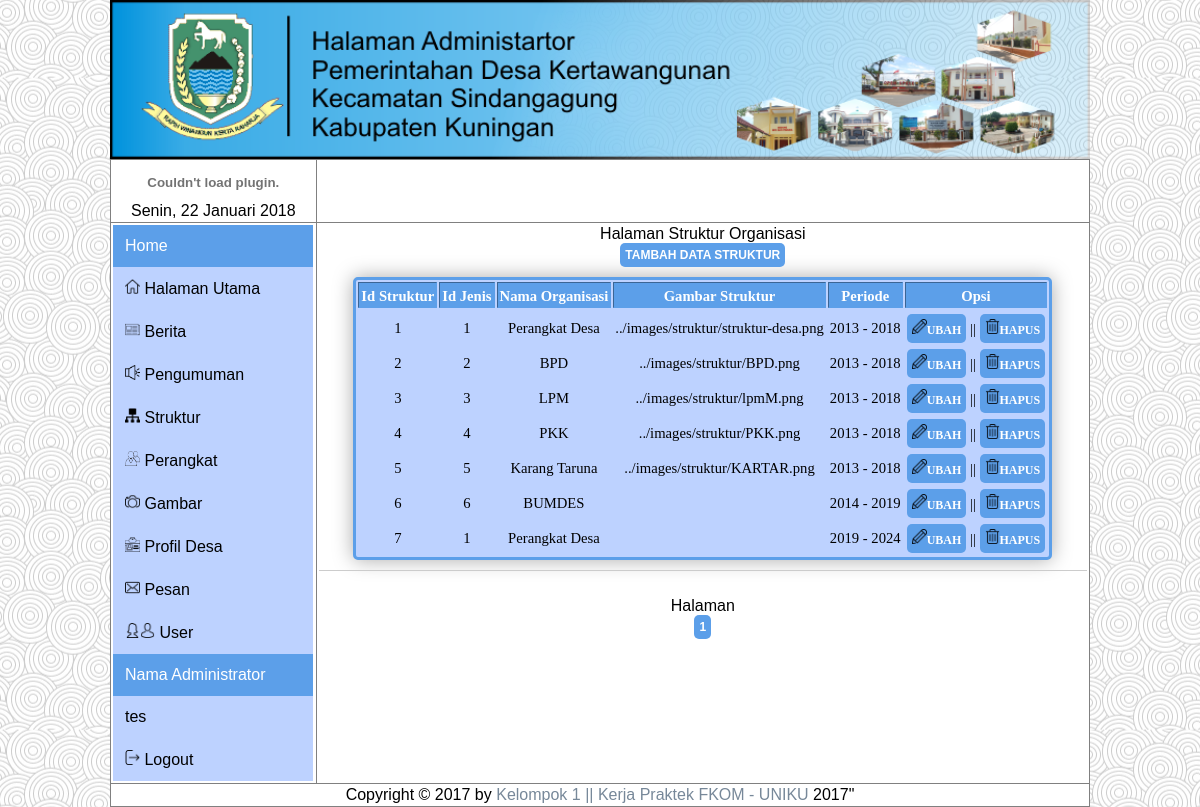
Screenshot of /administrator/admin.php?n=struktur&page=1 (signed in) with the database file from the repository.
### tables this page shows
CREATE TABLE `struktur_organisasi` (
  `id_struktur` int(2) NOT NULL,
  `id_jenis` int(1) NOT NULL,
  `nama_organisasi` varchar(25) NOT NULL,
  `gambar_struktur` text NOT NULL,
  `periode` year(4) NOT NULL
);

CREATE TABLE `jenis_organisasi` (
  `id_jenis` int(1) NOT NULL,
  `nama_organisasi` varchar(25) NOT NULL
);

### administrator/struktur/struktur.php (the view, shortened to what this page needs)
<!DOCTYPE html>
<html>
	<head>
	</head>
	<body>
		Halaman Struktur Organisasi
		<br>
		<a href="admin.php?n=tambah_struktur" title="Tambah Data Struktur" class="button">Tambah Data Struktur</a>
		<table border="1" id="theTable">
			<tr>
				<th>Id Struktur</th>
				<th>Id Jenis</th>
				<th>Nama Organisasi</th>
				<th>Gambar Struktur</th>
				<th>Periode</th>
				<th>Opsi</th>
			</tr>
			<tr>
			<?php
				$page=$_GET['page'];
				if($page==""||$page==10){
						$page2=0;
				}else{
						$page2=($page*10)-10;
				}
				$data = mysql_query("select * from struktur_organisasi, jenis_organisasi where struktur_organisasi.id_jenis = jenis_organisasi.id_jenis limit $page2,10 ");
				while ($organisasi = mysql_fetch_array ($data)) {
					$prd = $organisasi['periode']+5;
					echo "<tr>
					<td>$organisasi[id_struktur]</td>
					<td>$organisasi[id_jenis]</td>
					<td>$organisasi[nama_organisasi]</td>
					<td>$organisasi[gambar_struktur]</td>
					<td>$organisasi[periode] - $prd</td>
					<td><a href='admin.php?n=ubah_struktur&id_struktur=$organisasi[id_struktur]'id='button2'><img src='../asset/icon/edit.png' width='15px' height='15px'>Ubah</a>
					|| <a href='admin.php?n=hapus_struktur&id_struktur=$organisasi[id_struktur]'" ;?> onClick="return confirm('Apakah data ini akan dihapus ?')" <?php echo "title='Hapus Data' id='button2'><img src='../asset/icon/garbage.png' width='15px' height='15px'>Hapus</a>
					</td>
					</tr>
					 ";
				}
				?>
			</tr>
		</table>
		<hr>Halaman <br>
		<?php
		$query= mysql_query("select * from isi_berita where id_kategori='2' ");
		$row = mysql_num_rows($query);
		$a=$row/10;
		$a=ceil($a);
		for($b=1; $b<=$a; $b++){
			?>
				<a href="admin.php?n=struktur&page=<?php echo $b; ?>" id="button2" "><?php echo $b; ?></a>
			<?php
		}
		?>
	</body>
</html>

### asset/style.css (style rules this page uses)
body { color: #666666; background-color: #F5F5F5 ; background-image: url(images/background.jpg); background-position: center; font-family: arial; line-height: 1.4em; margin: 0px; }
a { color: #778899 ; text-decoration: none; }
hr { border:none; border-top:1px solid #CCCCCC; height:1px; margin-bottom:25px; margin-top:10px; }
* { margin: 0; padding: 0; }
img { max-width: 100%; }
.button { background-color: #5c9fe9; border-radius: 5px 5px 5px 5px; color: #fff; display: inline-block; font-size: 12px; font-weight: bold; padding: 5px 5px; text-decoration: none; text-transform: uppercase; margin-bottom:10px; position:center; }
#button2 { background-color: #5c9fe9; border-radius: 5px 5px 5px 5px; color: #fff; display: inline-block; font-size: 12px; font-weight: bold; padding: 5px 5px; text-decoration: none; text-transform: uppercase; margin-bottom:0; }
#theTable { background:#BDD2FF; font-size:10px; width:auto; text-align:center; border:3px solid #5c9fe9; -moz-border-radius: 5px 5px 5px 5px; -webkit-border-radius: 5px 5px 5px 5px; border-radius: 5px 5px 5px 5px; -moz-box-shadow:0px 0px 20px #aaa; -webkit-box-shadow:0px 0px 20px #aaa; box-shadow:0px 0px 20spx #aaa; }
#theTable th,td { color: #000; padding-left : 2px; padding-right : 2px; padding-top : 2px; padding-bottom : 2px; }
#theTable th { background-color:#5c9fe9; color:#FFF; text-align:center; font: 11pt calibri; font-weight:bold; height:20px; padding-top:5px; }
#theTable td { border:0px solid #5c9fe9; font:normal 11pt calibri; }
#tabel2 th,td { color: #000; padding-left : 2px; padding-right : 2px; padding-top : 2px; padding-bottom : 2px; }

### rows the page displays
struktur_organisasi: id_struktur "1", id_jenis.id_jenis "1", id_jenis.nama_organisasi "Perangkat Desa", gambar_struktur "../images/struktur/struktur-desa.png", periode "2013", periode "2018"
struktur_organisasi: id_struktur "2", id_jenis.id_jenis "2", id_jenis.nama_organisasi "BPD", gambar_struktur "../images/struktur/BPD.png", periode "2013", periode "2018"
struktur_organisasi: id_struktur "3", id_jenis.id_jenis "3", id_jenis.nama_organisasi "LPM", gambar_struktur "../images/struktur/lpmM.png", periode "2013", periode "2018"
struktur_organisasi: id_struktur "4", id_jenis.id_jenis "4", id_jenis.nama_organisasi "PKK", gambar_struktur "../images/struktur/PKK.png", periode "2013", periode "2018"
struktur_organisasi: id_struktur "5", id_jenis.id_jenis "5", id_jenis.nama_organisasi "Karang Taruna", gambar_struktur "../images/struktur/KARTAR.png", periode "2013", periode "2018"
struktur_organisasi: id_struktur "6", id_jenis.id_jenis "6", id_jenis.nama_organisasi "BUMDES", periode "2014", periode "2019"
struktur_organisasi: id_struktur "7", id_jenis.id_jenis "1", id_jenis.nama_organisasi "Perangkat Desa", periode "2019", periode "2024"

### other values shown
$_SESSION['sesi'] "tes"
